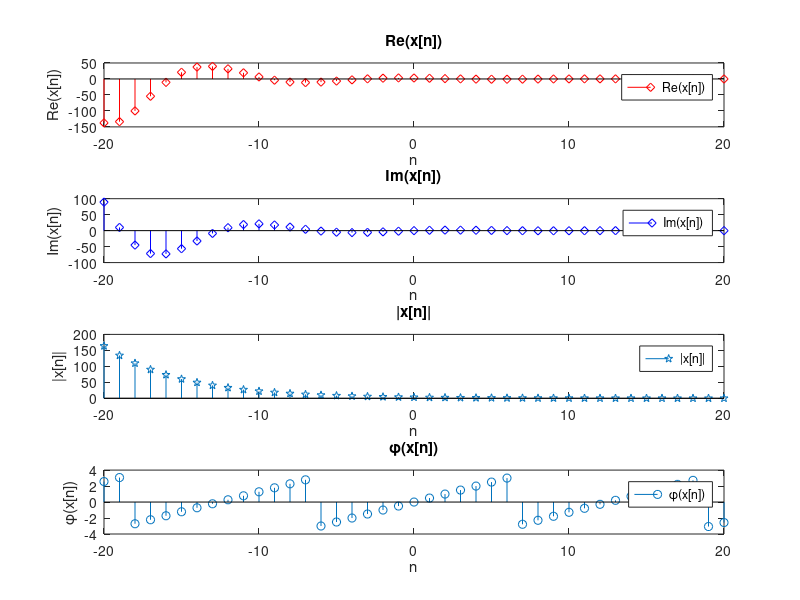

Here is the MATLAB script that generated this plot:
%201500127 Δημήτρης Ορεινός Εργασία 2


%Αρχικά ορίζουμε το διακριτό σήμα x[n]=3*exp[(-0.2+0.5*j*n)], με το διάνυσμα χρόνου n(στο διακριτό χρόνο n) να
%ορίζεται ως εξής:n=[-20,-19,-18,-17,.......,0,.......17,18,19,20].

n=[-20:20];


X=3*exp((-0.2+0.5*j)*n);

%Ύστερα χρησιμοποιούμε τις εντολές real(complex_number), imag(complex_number), abs(complex_number) και 
%angle(complex_number),για να υπολογίσουμε το πραγματικό μέρος, το φανταστικό μέρος, το μέτρο και τη φάση του, 
%αντίστοιχα.

x1=real(X);

x2=imag(X);

x3=abs(X);

x4=angle(X);


%Ανοίγουμε νέο παράθυρο σχεδίασης, μέσω της εντολής subplot(m,n,p), όπου ο δείκτης p δείχνει ποιο παράθυρο 
%είναι ανοιχτό και το χωρίζουμε  σε 4 μέρη.   

subplot(4,1,1)

stem(n,x1,'dr')%Στο πρώτο παράθυρο σχεδιάζουμε το μέγεθος του πραγματικού μέρους του διακριτού σήματος x[n],
%ως συνάρτηση του χρόνου.


ylabel('Re(x[n])'), xlabel('n'), legend('Re(x[n])'), title('Re(x[n])')%Μετά με τη χρήση των εντολών 
%ylabel('text'), xlabel('text'), legend('text'), title('text'), 
%εισάγουμε κατάλληλους τίτλους αξόνων και γραφήματος, λεζάντα, πλέγμα και
%βαθμολόγηση αξόνων για τo γράφημα του πραγματικού μέρους του  διακριτού σήματος x[n] Im(x[n]).




subplot(4,1,2)

stem(n,x2,'db')%Στο δεύτερο παράθυρο σχεδιάζουμε το μέγεθος του φανταστικού μέρους του διακριτού σήματος x[n],
%ως συνάρτηση του χρόνου.

ylabel('Im(x[n])'), xlabel('n'), legend('Im(x[n])'), title('Im(x[n])')%Μετά με τη χρήση των εντολών 
%ylabel('text'), xlabel('text'), legend('text'), title('text'), 
%εισάγουμε κατάλληλους τίτλους αξόνων και γραφήματος, λεζάντα, πλέγμα και
%βαθμολόγηση αξόνων για τo γράφημα του φανταστικού μέρους του  διακριτού σήματος x[n] Im(x[n]).

%Το περιοδικό σήμα x[n]=3*exp[(-0.2+0.5*j)*n)], μέσω του τύπου του Euler
%exp(j*φ)=cos(φ)+j*sin(φ),όπου η γωνία φ να ανήκει στο διάστημα[0,2*π],μπορεί να γραφτεί στη μορφή
%x[n]=3*exp(-0.2*n)*(cos(0.5*n)+j*sin(0.5*n)), άρα προκύπτει ότι το
%πραγαμτικό μέρος ορίζεται ως Re(x[n])=3*exp(-0.2*n)*cos(0.5*n) και
%το φανταστικό μέρος ορίζεται ως Im(x[n])=3*j*exp(-0.2*n)*sin(0.5*n).
%’ρα το πραγματικό μέρος Re(x[n]) και το φανταστικό μέρος Im(x[n])αποτελούν
%δύο ημιτονοειδείς όρους cos(0.5*n)(της μορφής cos(ω*n+θ), με θ=0, για λόγους ευκολίας) και sin(0.5*n)
%(της μορφής sin(ω*n+θ), με θ=0, για λόγους ευκολίας), αντίστοιχα, οι οποίοι
%είναι πολλαπλασιασμένοι με έναν εκθετικό όρο 3*exp(-r*n).Επειδή
%r=-0.2<0, θα μείνεται ο εκθετικός όρος με τη πάροδο του χρόνου n, άρα θα μείωνονται
%αντίστοιχα και τα πλάτη των ημιτονοειδών όρων και έτσι και το πραγματικό
%και το φανταστικό μέρος του διακριτού σήματος σε συνάρτηση με το χρόνο n.

subplot(4,1,3)

stem(n,x3,'p')%Στο τρίτο παράθυρο σχεδιάζουμε το μέγεθος του μέτρου του διακριτού σήματος x[n],
%ως συνάρτηση του χρόνου.

ylabel('|x[n]|'), xlabel('n'), legend('|x[n]|'), title('|x[n]|')%Μετά με τη χρήση των εντολών 
%ylabel('text'), xlabel('text'), legend('text'), title('text'), 
%εισάγουμε κατάλληλους τίτλους αξόνων και γραφήματος, λεζάντα, πλέγμα και
%βαθμολόγηση αξόνων για τo γράφημα του μέτρου του  διακριτού σήματος x[n] |x[n]|.

%Έχουμε πει προηγουμένως ότι το πραγαμτικό μέρος ορίζεται ως Re(x[n])=3*exp(-0.2*n)*cos(0.5*n) και
%το φανταστικό μέρος ορίζεται ως Im(x[n])=3*j*exp(-0.2*n)*sin(0.5*n). Το μέτρο ενός μιγαδικού διακριτού 
%σήματος δίνεται από τη σχέση
%|x[n]|=((Re(x[n]))^(2)+(Im(x[n]))^(2))^(1/2).
%|x[n]|=((3*j*exp(-0.2*n))^(2)*((cos(0.5*n))^(2)+(sin(0.5*n))^(2)))^(1/2),
%και επειδή (cos(0.5*n))^(2)+(sin(0.5*n))^(2)=1, για κάθε γωνία φ που ανήκει στο διάστημα [0,2*π],
%τότε |x[n]|=|3*j*exp(-0.2*n)|=3*j*exp(-0.2*n). Επειδή όπως είδαμε ότι το μέτρο
%ενός εκθετικού αριθμού είναι ίσο με τον ίδιο τον εκθετικό, τότε το μέτρο
%του διακριτού σήματος x[n], θα ακολουθεί τις ίδιες μεταβολές που
%παρουσιάζει ο εκθετικός όρος 3*j*exp(-0.2*n).



subplot(4,1,4)

stem(n,x4,'o')%Στο τέταρτο παράθυρο σχεδιάζουμε το μέγεθος της φάσης του διακριτού σήματος x[n],
%ως συνάρτηση του χρόνου.

ylabel('φ(x[n])'), xlabel('n'), legend('φ(x[n])'), title('φ(x[n])')%Μετά με τη χρήση των εντολών 
%ylabel('text'), xlabel('text'), legend('text'), title('text'), 
%εισάγουμε κατάλληλους τίτλους αξόνων και γραφήματος, λεζάντα, πλέγμα και
%βαθμολόγηση αξόνων για τo γράφημα της φάσης του διακριτού σήματος x[n] φ(x[n]).

%Όσον αφορά τη γραφική παράσταση της φάσης συναρτήσει του χρόνου η μορφή
%που παίρνει οφείλεται στο γεγονός ότι ισχύει η σχέση για τη γωνία φ,
%tan(φ)=Im(x[n])/Re(x[n])ή φ=atan(Im(x[n])/Re(x[n]))(αντίστροφη εφαπτομένη).

%Σε κάθε μία από τις παραπάνω γραφικές παραστάσεις, έχουμε θεωρήσει, για
%λόγους ευκολίας,ότι η αρχική φάση θ=0.
